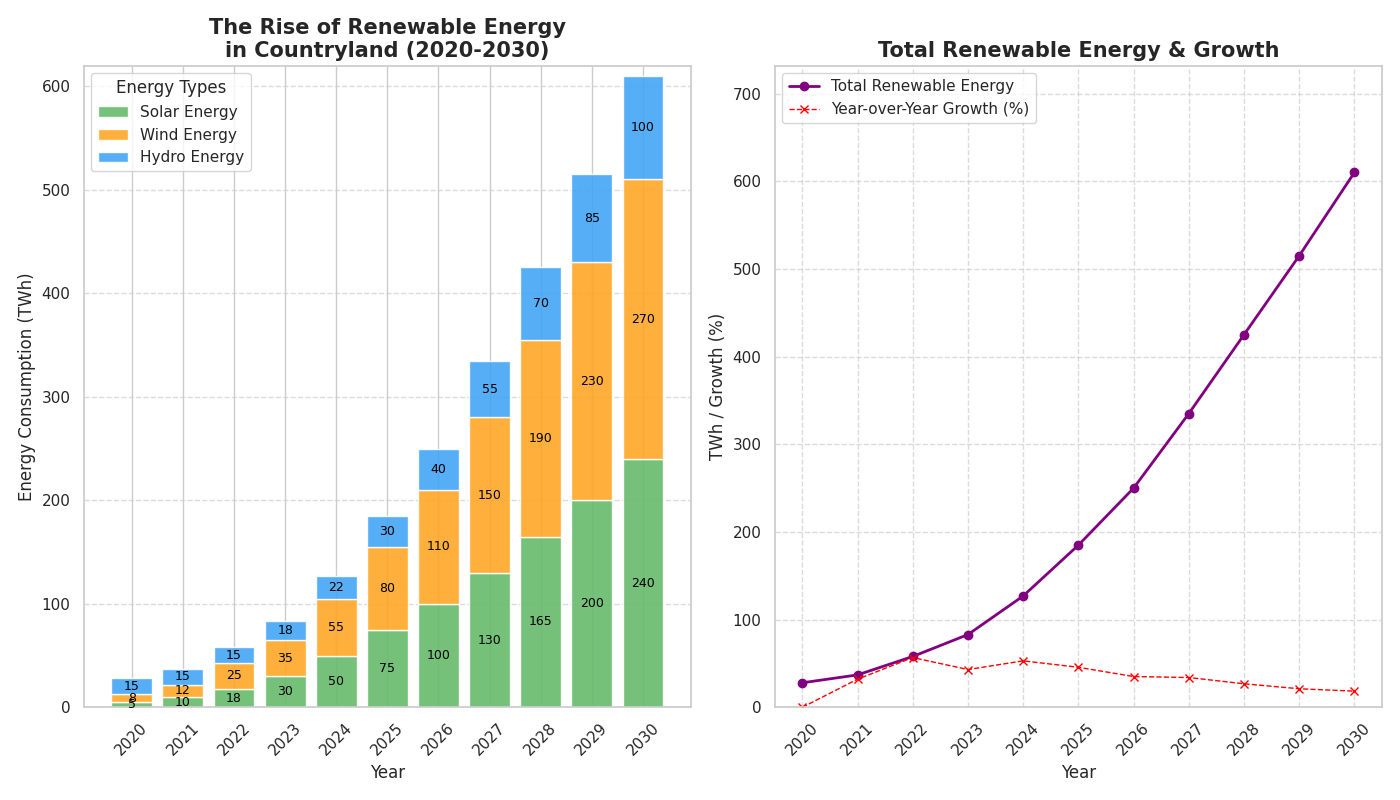

Python code for this plot:
import matplotlib.pyplot as plt
import numpy as np

years = np.arange(2020, 2031)
solar_energy = np.array([5, 10, 18, 30, 50, 75, 100, 130, 165, 200, 240])
wind_energy = np.array([8, 12, 25, 35, 55, 80, 110, 150, 190, 230, 270])
hydro_energy = np.array([15, 15, 15, 18, 22, 30, 40, 55, 70, 85, 100])

total_renewable_energy = solar_energy + wind_energy + hydro_energy
percentage_growth = np.zeros(len(total_renewable_energy))
percentage_growth[1:] = ((total_renewable_energy[1:] - total_renewable_energy[:-1]) / total_renewable_energy[:-1]) * 100

fig, axes = plt.subplots(1, 2, figsize=(14, 8))

# Shuffle the colors for each energy type
axes[0].bar(years, solar_energy, label='Solar Energy', color='#66bb6a', alpha=0.9)  # Changed to green
axes[0].bar(years, wind_energy, bottom=solar_energy, label='Wind Energy', color='#ffa726', alpha=0.9)  # Changed to orange
axes[0].bar(years, hydro_energy, bottom=solar_energy + wind_energy, label='Hydro Energy', color='#42a5f5', alpha=0.9)  # Changed to blue

axes[0].set_title('The Rise of Renewable Energy\nin Countryland (2020-2030)', fontsize=15, fontweight='bold')
axes[0].set_xlabel('Year', fontsize=12)
axes[0].set_ylabel('Energy Consumption (TWh)', fontsize=12)
axes[0].set_xticks(years)
axes[0].set_xticklabels(years, rotation=45)
axes[0].set_ylim(0, 620)
axes[0].grid(axis='y', linestyle='--', alpha=0.7)
axes[0].legend(loc='upper left', fontsize=11, title='Energy Types', title_fontsize='12')

for i, (s, w, h) in enumerate(zip(solar_energy, wind_energy, hydro_energy)):
    axes[0].text(years[i], s / 2, f'{s}', ha='center', va='center', color='black', fontsize=9)
    axes[0].text(years[i], s + w / 2, f'{w}', ha='center', va='center', color='black', fontsize=9)
    axes[0].text(years[i], s + w + h / 2, f'{h}', ha='center', va='center', color='black', fontsize=9)

axes[1].plot(years, total_renewable_energy, label='Total Renewable Energy', color='purple', marker='o', linewidth=2)
axes[1].plot(years, percentage_growth, label='Year-over-Year Growth (%)', color='red', linestyle='--', marker='x', linewidth=1)

axes[1].set_title('Total Renewable Energy & Growth', fontsize=15, fontweight='bold')
axes[1].set_xlabel('Year', fontsize=12)
axes[1].set_ylabel('TWh / Growth (%)', fontsize=12)
axes[1].set_xticks(years)
axes[1].set_xticklabels(years, rotation=45)
axes[1].set_ylim(0, max(total_renewable_energy) * 1.2)
axes[1].legend(loc='upper left', fontsize=11)
axes[1].grid(True, linestyle='--', alpha=0.7)

plt.tight_layout()
plt.show()
